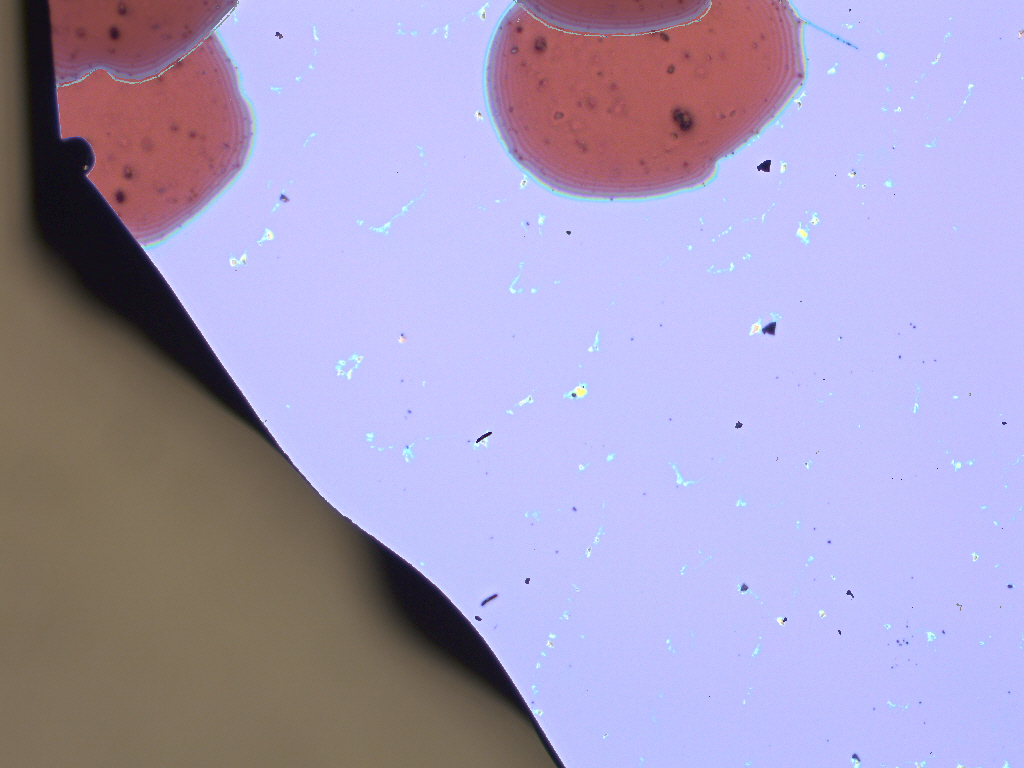
%> input picture image1085.jpg, 1024 x 768 px
$ octave edge_detection.m   (GNU Octave 9; MATLAB toolbox functions it lacks are replaced by stand-ins)
%> lines starting %> are read from the running program, lines starting %| are printed output that depends on the picture
folder = 'test_image3';
im = imread([folder '/image1085.jpg']);
%> im is the input picture: size 768x1024x3 uint8; mean R, G, B 167.6, 157.7, 191.7
I = rgb2gray(im);
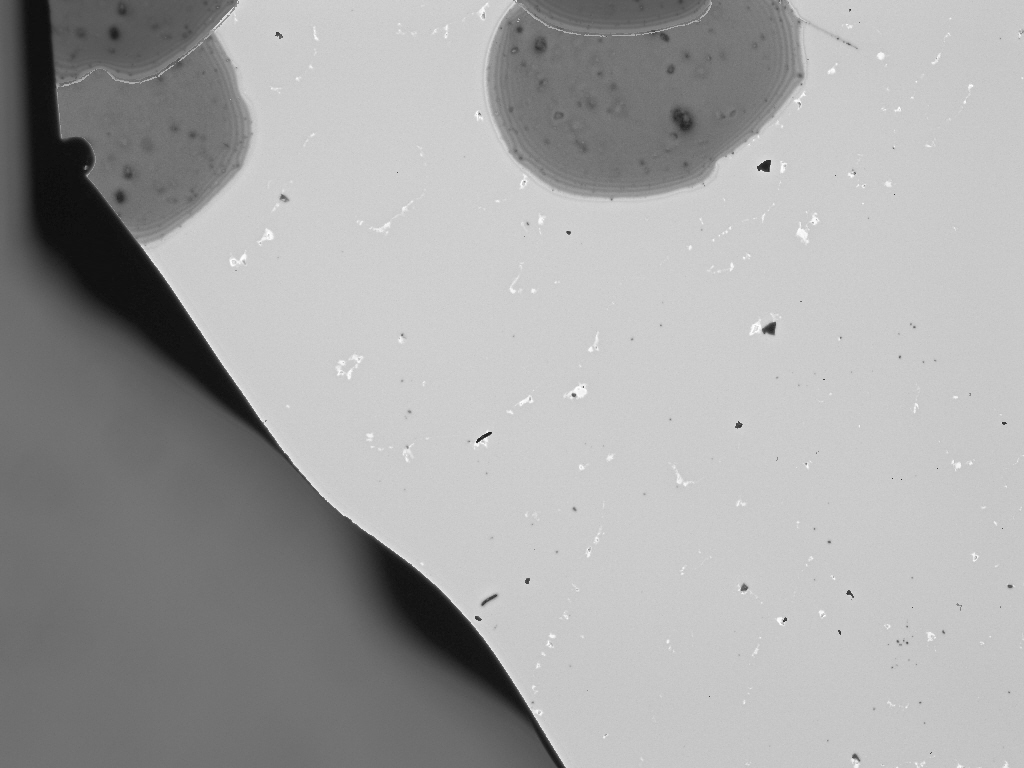
%> I: size 768x1024 uint8; min 9, max 255, mean 164.6
I2=edge(I,'canny',0.2);
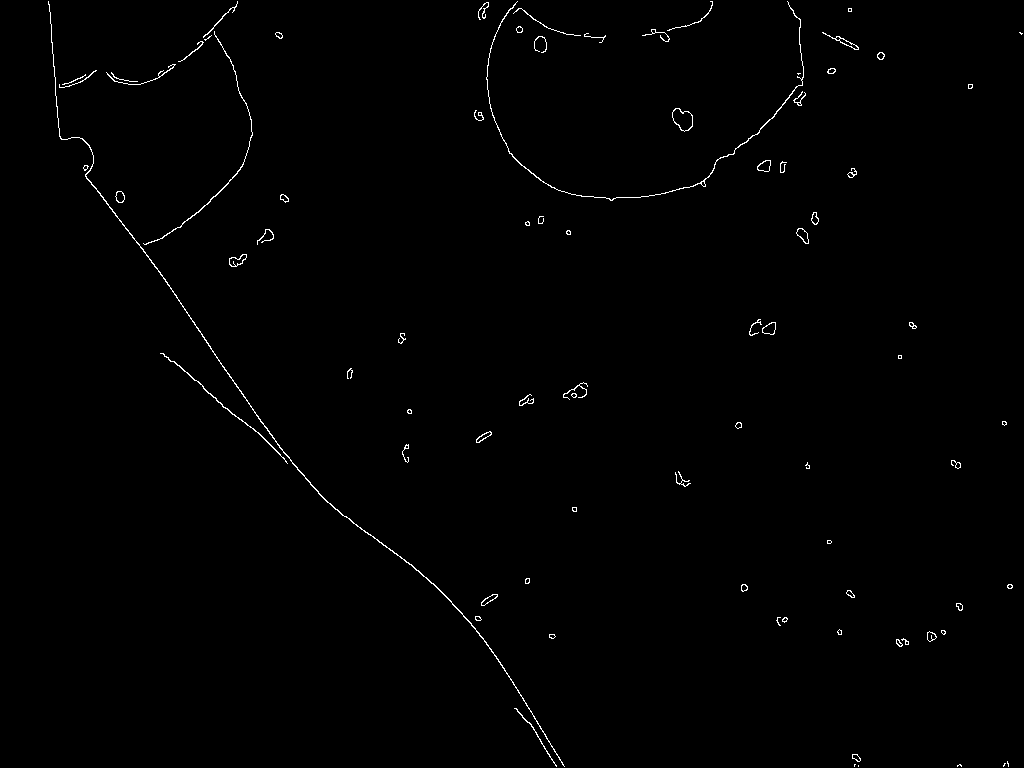
%> I2: size 768x1024 logical; 0.65% white in thin lines or dots
imshowpair(I,I2,'montage');
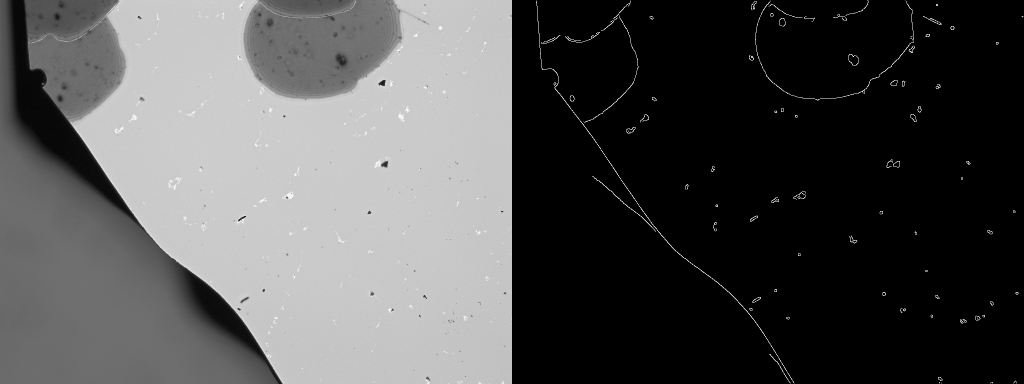
%> displayed picture: size 768x2048, on the screen's scale of 0 to 255 (shown at 1/2 size); min 0, max 255, mean 81.4
se = strel('disk',1);
I3=imclose(I2,se);
%> I3: size 768x1024 logical; 0.69% white in thin lines or dots
imshowpair(I2,I3,'montage');
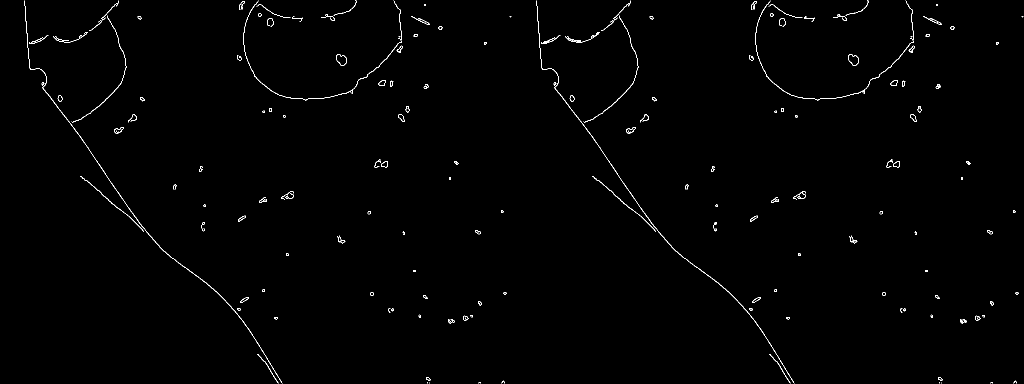
%> displayed picture: size 768x2048, on the screen's scale of 0 to 255 (shown at 1/2 size); 0.67% white in thin lines or dots

$ run again, with image1086.jpg copied over image1085.jpg
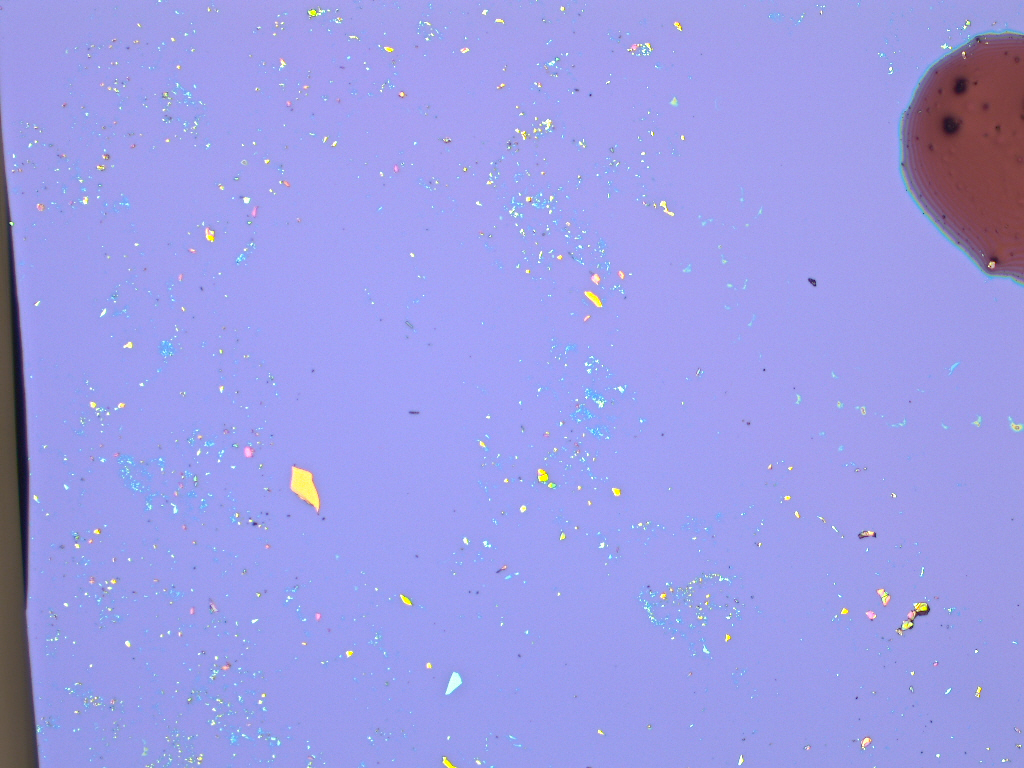
%> input picture image1086.jpg, 1024 x 768 px
%> im is the input picture: size 768x1024x3 uint8; mean R, G, B 156.4, 156.3, 230
%> `I2=edge(I,'canny',0.2);`:
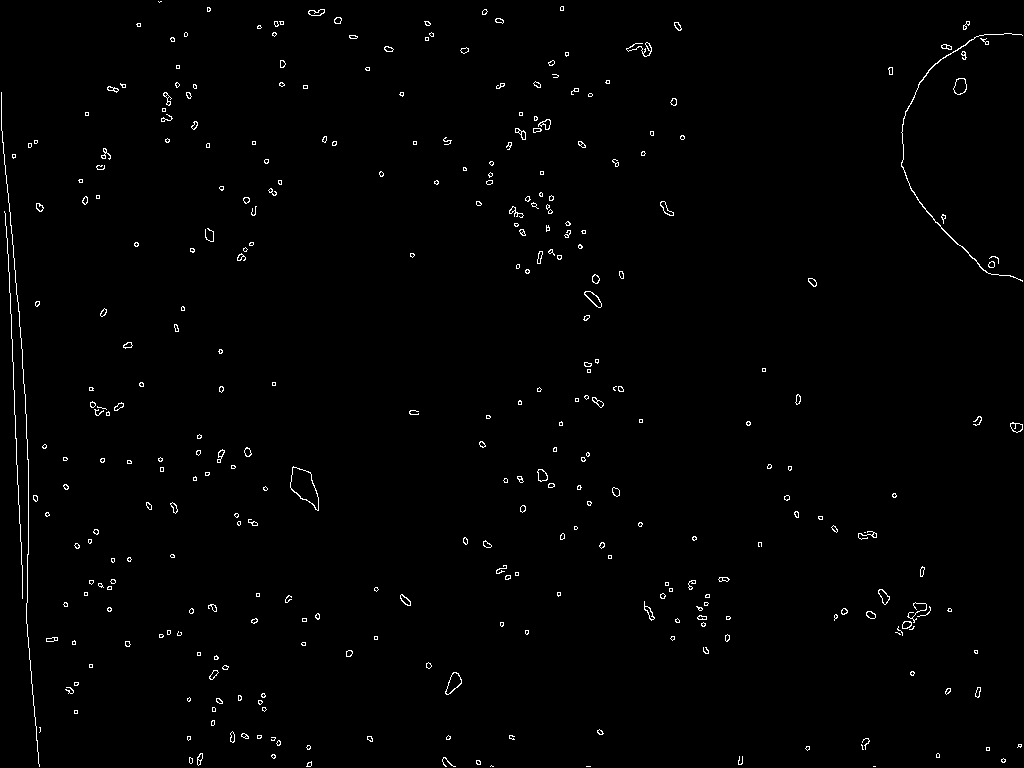
%> I2: size 768x1024 logical; 1% white in thin lines or dots
%> I3: size 768x1024 logical; 1.2% white in thin lines or dots
%> `imshowpair(I2,I3,'montage');`:
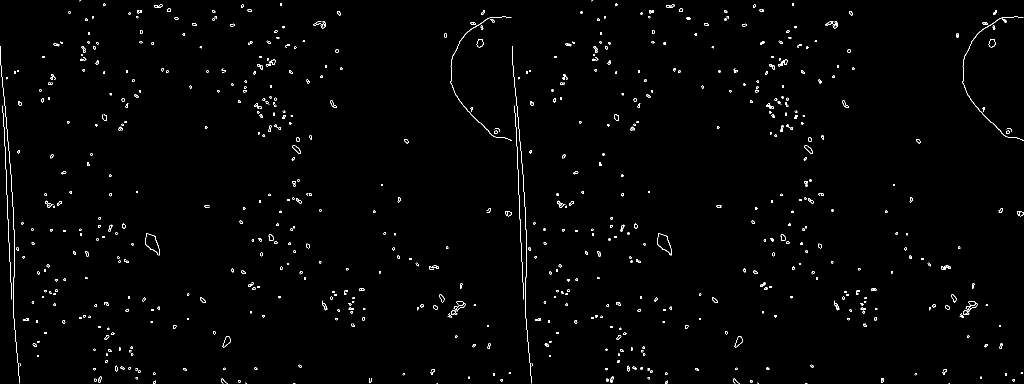
%> displayed picture: size 768x2048, on the screen's scale of 0 to 255 (shown at 1/2 size); 1.1% white in thin lines or dots

$ run again, with image1088.jpg copied over image1085.jpg
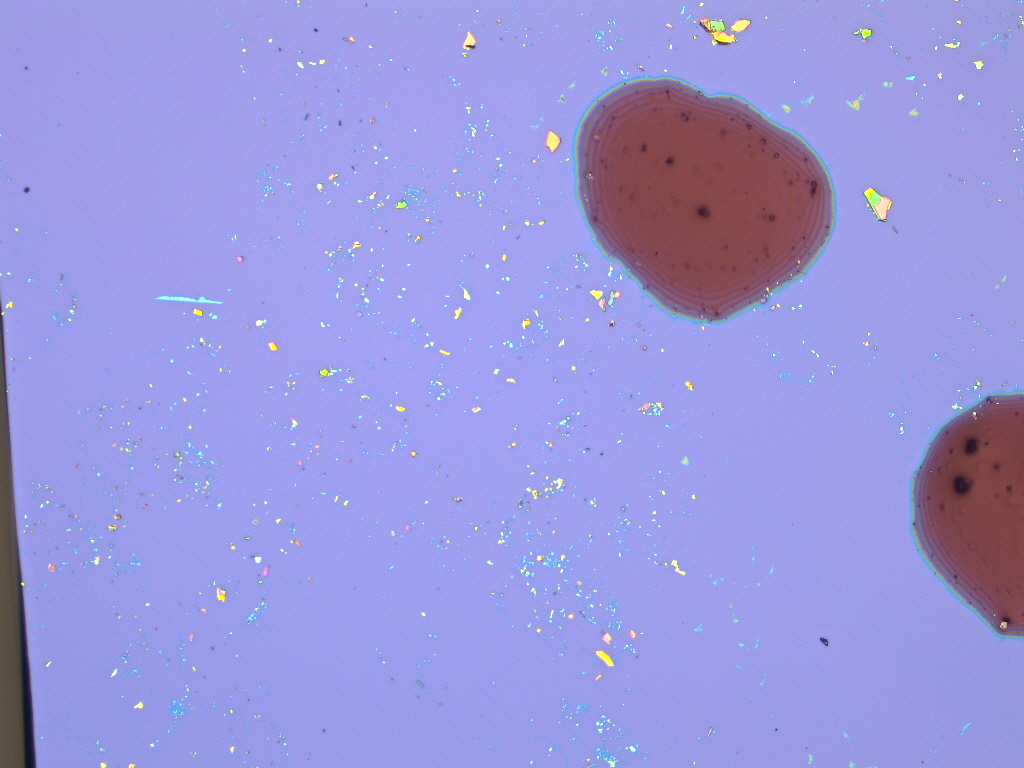
%> input picture image1088.jpg, 1024 x 768 px
%> im is the input picture: size 768x1024x3 uint8; mean R, G, B 154.1, 151.1, 221.5
%> `I2=edge(I,'canny',0.2);`:
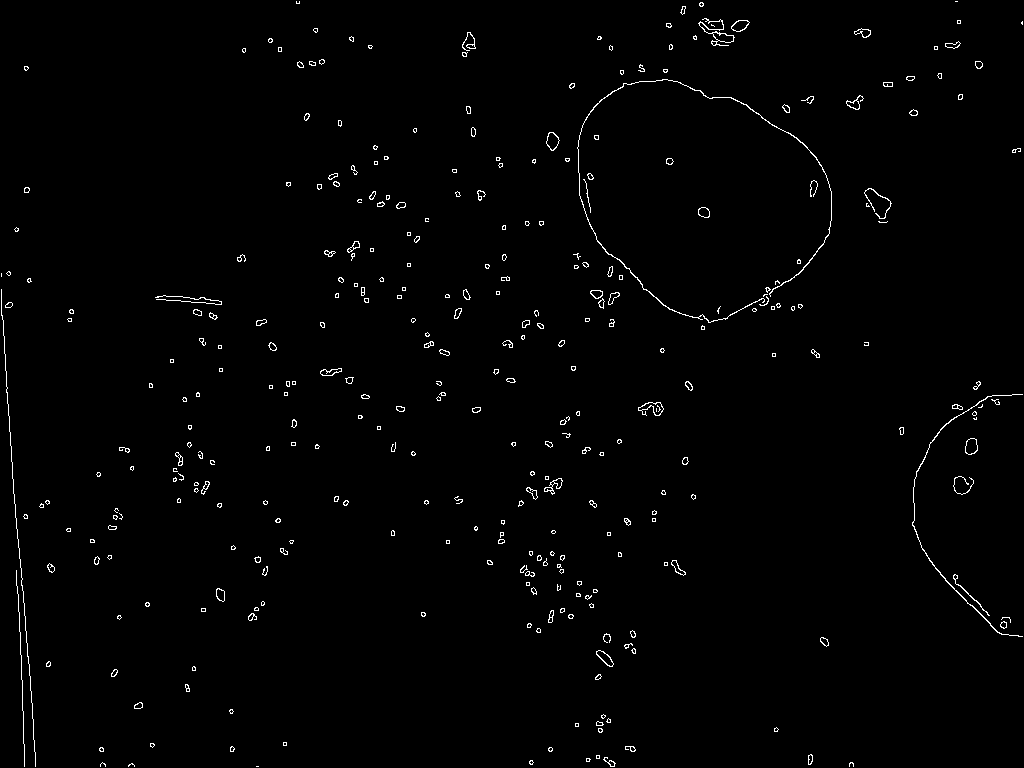
%> I2: size 768x1024 logical; 1.1% white in thin lines or dots
%> I3: size 768x1024 logical; 1.3% white in thin lines or dots
%> `imshowpair(I2,I3,'montage');`:
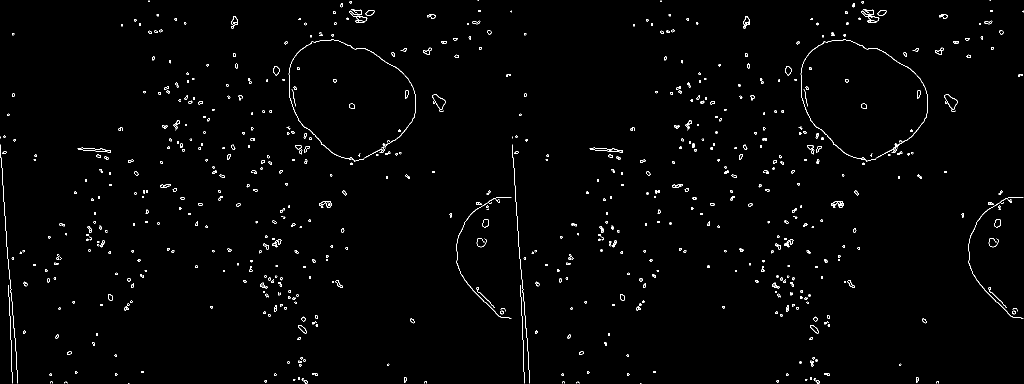
%> displayed picture: size 768x2048, on the screen's scale of 0 to 255 (shown at 1/2 size); 1.2% white in thin lines or dots
